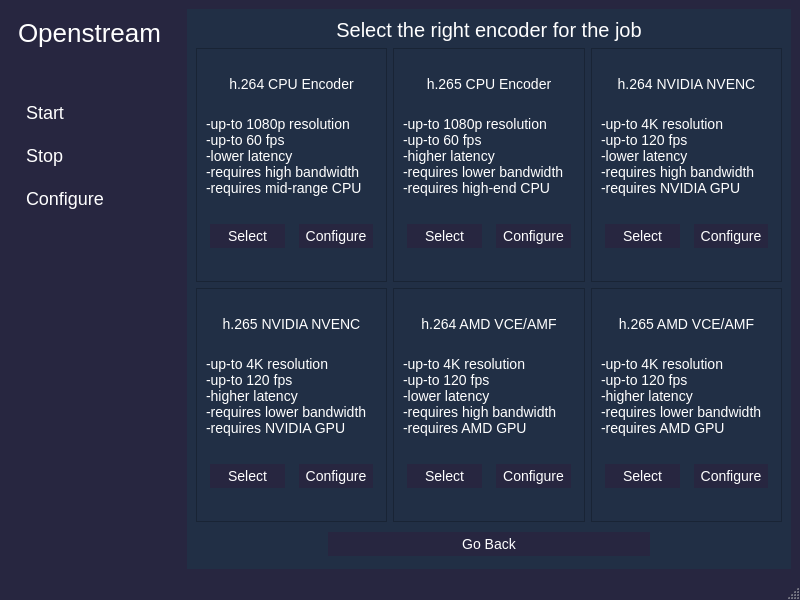
<?xml version="1.0" encoding="UTF-8"?>
<ui version="4.0">
 <class>OpenstreamMainWindow</class>
 <widget class="QMainWindow" name="OpenstreamMainWindow">
  <property name="geometry">
   <rect>
    <x>0</x>
    <y>0</y>
    <width>800</width>
    <height>600</height>
   </rect>
  </property>
  <property name="windowTitle">
   <string>MainWindow</string>
  </property>
  <property name="styleSheet">
   <string notr="true">QMainWindow {
background-color: #272640;
}

QInputDialog {
background-color: #272640;
font: &quot;Open Sans Semibold&quot;;
color: #ffffff;
}

QInputDialog QPushButton {
background-color: #272640;
font: &quot;Open Sans&quot;;
color: #ffffff;
}

QInputDialog QPushButton:hover {
 background-color: #006466;
}

QInputDialog QLabel {
font: &quot;Open Sans Light&quot;;
color: #ffffff;
}

</string>
  </property>
  <widget class="QWidget" name="centralwidget">
   <layout class="QHBoxLayout" name="horizontalLayout">
    <item>
     <widget class="QWidget" name="sidebar_widget" native="true">
      <property name="sizePolicy">
       <sizepolicy hsizetype="Preferred" vsizetype="Preferred">
        <horstretch>2</horstretch>
        <verstretch>0</verstretch>
       </sizepolicy>
      </property>
      <property name="styleSheet">
       <string notr="true">#sidebar_widget {
background-color: #272640;
border-color: rgb(204, 197, 185);
}</string>
      </property>
      <layout class="QVBoxLayout" name="verticalLayout">
       <item>
        <widget class="QLabel" name="sidebar_title_label">
         <property name="sizePolicy">
          <sizepolicy hsizetype="Preferred" vsizetype="Minimum">
           <horstretch>10</horstretch>
           <verstretch>0</verstretch>
          </sizepolicy>
         </property>
         <property name="styleSheet">
          <string notr="true">color: rgb(255, 255, 255);
font: &quot;Open Sans Semibold&quot;;
font-size: 26px;</string>
         </property>
         <property name="text">
          <string>Openstream</string>
         </property>
         <property name="alignment">
          <set>Qt::AlignLeading|Qt::AlignLeft|Qt::AlignTop</set>
         </property>
        </widget>
       </item>
       <item>
        <spacer name="verticalSpacer_3">
         <property name="orientation">
          <enum>Qt::Vertical</enum>
         </property>
         <property name="sizeType">
          <enum>QSizePolicy::Minimum</enum>
         </property>
         <property name="sizeHint" stdset="0">
          <size>
           <width>20</width>
           <height>40</height>
          </size>
         </property>
        </spacer>
       </item>
       <item>
        <widget class="QPushButton" name="start_button">
         <property name="sizePolicy">
          <sizepolicy hsizetype="Expanding" vsizetype="Preferred">
           <horstretch>1</horstretch>
           <verstretch>0</verstretch>
          </sizepolicy>
         </property>
         <property name="styleSheet">
          <string notr="true">#start_button {
  background-color: #272640;
  color: #FFFFFF;
  text-align: left;
  font-size: 18px;
  padding: 4px;
  margin: 4px;
  font: &quot;Open Sans Light&quot;;
  border: none;
}

#start_button:hover {
  background-color: #006466;
}</string>
         </property>
         <property name="text">
          <string>Start</string>
         </property>
         <property name="icon">
          <iconset resource="../openstreamapp.qrc">
           <normaloff>:/images/on-ic.png</normaloff>:/images/on-ic.png</iconset>
         </property>
        </widget>
       </item>
       <item>
        <widget class="QPushButton" name="stop_button">
		 <property name="enabled">
          <bool>true</bool>
         </property>
         <property name="sizePolicy">
          <sizepolicy hsizetype="Expanding" vsizetype="Preferred">
           <horstretch>1</horstretch>
           <verstretch>0</verstretch>
          </sizepolicy>
         </property>
         <property name="styleSheet">
          <string notr="true">#stop_button {
  background-color: #272640;
  color: #FFFFFF;
  text-align: left;
  font-size: 18px;
  padding: 4px;
  margin: 4px;
  font: &quot;Open Sans&quot;;
  border: none;
}

#stop_button:hover {
  background-color: #006466;
}</string>
         </property>
         <property name="text">
          <string>Stop</string>
         </property>
         <property name="icon">
          <iconset resource="../openstreamapp.qrc">
           <normaloff>:/images/off-ic.png</normaloff>:/images/off-ic.png</iconset>
         </property>
        </widget>
       </item>
       <item>
        <widget class="QPushButton" name="configure_button">
         <property name="sizePolicy">
          <sizepolicy hsizetype="Expanding" vsizetype="Preferred">
           <horstretch>1</horstretch>
           <verstretch>0</verstretch>
          </sizepolicy>
         </property>
         <property name="styleSheet">
          <string notr="true">#configure_button {
  background-color: #272640;
  color: #FFFFFF;
  text-align: left;
  font-size: 18px;
  padding: 4px;
  margin: 4px;
  font: &quot;Open Sans&quot;;
  border: none;
}

#configure_button:hover {
  background-color: #006466;
}</string>
         </property>
         <property name="text">
          <string>Configure</string>
         </property>
         <property name="icon">
          <iconset resource="../openstreamapp.qrc">
           <normaloff>:/images/configure-ic.png</normaloff>:/images/configure-ic.png</iconset>
         </property>
        </widget>
       </item>
       <item>
        <spacer name="verticalSpacer_2">
         <property name="orientation">
          <enum>Qt::Vertical</enum>
         </property>
         <property name="sizeType">
          <enum>QSizePolicy::Expanding</enum>
         </property>
         <property name="sizeHint" stdset="0">
          <size>
           <width>20</width>
           <height>296</height>
          </size>
         </property>
        </spacer>
       </item>
      </layout>
     </widget>
    </item>
    <item>
     <widget class="QStackedWidget" name="main_area_widget">
      <property name="sizePolicy">
       <sizepolicy hsizetype="Preferred" vsizetype="Preferred">
        <horstretch>7</horstretch>
        <verstretch>0</verstretch>
       </sizepolicy>
      </property>
      <property name="styleSheet">
       <string notr="true">background-color: #212f45;</string>
      </property>
      <property name="currentIndex">
       <number>1</number>
      </property>
      <widget class="QWidget" name="page">
       <layout class="QVBoxLayout" name="verticalLayout_2">
        <item>
         <spacer name="verticalSpacer">
          <property name="orientation">
           <enum>Qt::Vertical</enum>
          </property>
          <property name="sizeHint" stdset="0">
           <size>
            <width>20</width>
            <height>40</height>
           </size>
          </property>
         </spacer>
        </item>
        <item>
         <layout class="QHBoxLayout" name="horizontalLayout_3">
          <item>
           <widget class="QLabel" name="label_2">
            <property name="text">
             <string/>
            </property>
            <property name="pixmap">
             <pixmap resource="../openstreamapp.qrc">:/images/terminal-ic.png</pixmap>
            </property>
           </widget>
          </item>
          <item>
           <widget class="QLabel" name="console_output_label">
            <property name="sizePolicy">
             <sizepolicy hsizetype="Fixed" vsizetype="Minimum">
              <horstretch>10</horstretch>
              <verstretch>0</verstretch>
             </sizepolicy>
            </property>
            <property name="styleSheet">
             <string notr="true">color: rgb(255, 255, 255);
font: &quot;Open Sans&quot;;
font-size: 18px;</string>
            </property>
            <property name="text">
             <string>Console output</string>
            </property>
            <property name="alignment">
             <set>Qt::AlignLeading|Qt::AlignLeft|Qt::AlignTop</set>
            </property>
           </widget>
          </item>
          <item>
           <spacer name="horizontalSpacer">
            <property name="orientation">
             <enum>Qt::Horizontal</enum>
            </property>
            <property name="sizeHint" stdset="0">
             <size>
              <width>338</width>
              <height>20</height>
             </size>
            </property>
           </spacer>
          </item>
         </layout>
        </item>
        <item>
         <widget class="QTextEdit" name="main_area_console_output">
          <property name="sizePolicy">
           <sizepolicy hsizetype="Expanding" vsizetype="Expanding">
            <horstretch>0</horstretch>
            <verstretch>1</verstretch>
           </sizepolicy>
          </property>
          <property name="styleSheet">
           <string notr="true">QTextEdit {
background-color: rgb(241, 250, 238);
color: rgb(0, 0, 0);
font: &quot;Open Sans&quot;;
font-weight: semi-bold;
font-size: 13px;
selection-background-color: lightblue;
}
QScrollBar:vertical {          
border: 1px solid #999999;
background:white;
width:10px;    
margin: 0px 0px 0px 0px;
}
    
QScrollBar::handle:vertical {
background: #006466;
min-height: 0px;
}
QScrollBar::add-line:vertical {
background: #006466;
height: 0px;
subcontrol-position: bottom;
subcontrol-origin: margin;
}
QScrollBar::sub-line:vertical {
background: #006466;
height: 0 px;
subcontrol-position: top;
subcontrol-origin: margin;
}
QMenu {
color: #ffffff;
}
</string>
          </property>
         </widget>
        </item>
        <item>
         <layout class="QHBoxLayout" name="horizontalLayout_2">
          <item>
           <widget class="QLabel" name="main_area_status_label">
            <property name="sizePolicy">
             <sizepolicy hsizetype="Expanding" vsizetype="Preferred">
              <horstretch>0</horstretch>
              <verstretch>0</verstretch>
             </sizepolicy>
            </property>
            <property name="styleSheet">
             <string notr="true">color: rgb(255, 255, 255);
font: 8pt &quot;Open Sans&quot;;
font-size: 14px;</string>
            </property>
            <property name="text">
             <string>Server Up</string>
            </property>
           </widget>
          </item>
          <item>
           <spacer name="verticalSpacer_4">
            <property name="orientation">
             <enum>Qt::Vertical</enum>
            </property>
            <property name="sizeHint" stdset="0">
             <size>
              <width>20</width>
              <height>40</height>
             </size>
            </property>
           </spacer>
          </item>
          <item>
           <spacer name="horizontalSpacer_2">
            <property name="orientation">
             <enum>Qt::Horizontal</enum>
            </property>
            <property name="sizeHint" stdset="0">
             <size>
              <width>40</width>
              <height>20</height>
             </size>
            </property>
           </spacer>
          </item>
         </layout>
        </item>
       </layout>
      </widget>
      <widget class="QWidget" name="page_2">
       <layout class="QVBoxLayout" name="verticalLayout_3">
        <item>
         <layout class="QHBoxLayout" name="horizontalLayout_4">
          <item>
           <spacer name="horizontalSpacer_3">
            <property name="orientation">
             <enum>Qt::Horizontal</enum>
            </property>
            <property name="sizeHint" stdset="0">
             <size>
              <width>40</width>
              <height>20</height>
             </size>
            </property>
           </spacer>
          </item>
          <item>
           <widget class="QLabel" name="config_panel_title_label">
            <property name="sizePolicy">
             <sizepolicy hsizetype="Preferred" vsizetype="Maximum">
              <horstretch>10</horstretch>
              <verstretch>0</verstretch>
             </sizepolicy>
            </property>
            <property name="styleSheet">
             <string notr="true">color: rgb(255, 255, 255);
font:  &quot;Open Sans&quot;;
font-size: 20px;</string>
            </property>
            <property name="text">
             <string>Select the right encoder for the job</string>
            </property>
            <property name="alignment">
             <set>Qt::AlignHCenter|Qt::AlignTop</set>
            </property>
           </widget>
          </item>
          <item>
           <spacer name="horizontalSpacer_4">
            <property name="orientation">
             <enum>Qt::Horizontal</enum>
            </property>
            <property name="sizeHint" stdset="0">
             <size>
              <width>40</width>
              <height>20</height>
             </size>
            </property>
           </spacer>
          </item>
         </layout>
        </item>
        <item>
         <layout class="QGridLayout" name="gridLayout">
          <item row="0" column="2">
           <widget class="QFrame" name="frame_3">
            <property name="frameShape">
             <enum>QFrame::StyledPanel</enum>
            </property>
            <property name="frameShadow">
             <enum>QFrame::Raised</enum>
            </property>
            <layout class="QVBoxLayout" name="verticalLayout_6">
             <item>
              <widget class="QLabel" name="sidebar_title_label_5">
               <property name="sizePolicy">
                <sizepolicy hsizetype="Preferred" vsizetype="Fixed">
                 <horstretch>10</horstretch>
                 <verstretch>0</verstretch>
                </sizepolicy>
               </property>
               <property name="styleSheet">
                <string notr="true">color: rgb(255, 255, 255);
font: 8pt &quot;Open Sans Extrabold&quot;;
font-size: 14px;</string>
               </property>
               <property name="text">
                <string>h.264 NVIDIA NVENC</string>
               </property>
               <property name="alignment">
                <set>Qt::AlignHCenter|Qt::AlignTop</set>
               </property>
              </widget>
             </item>
             <item>
              <widget class="QLabel" name="sidebar_title_label_11">
               <property name="sizePolicy">
                <sizepolicy hsizetype="Preferred" vsizetype="Maximum">
                 <horstretch>10</horstretch>
                 <verstretch>0</verstretch>
                </sizepolicy>
               </property>
               <property name="styleSheet">
                <string notr="true">color: rgb(255, 255, 255);
font: 8pt &quot;Open Sans Bold&quot;;
font-size: 14px;</string>
               </property>
               <property name="text">
                <string>-up-to 4K resolution
-up-to 120 fps
-lower latency
-requires high bandwidth
-requires NVIDIA GPU</string>
               </property>
               <property name="alignment">
                <set>Qt::AlignLeading|Qt::AlignLeft|Qt::AlignTop</set>
               </property>
              </widget>
             </item>
             <item>
              <layout class="QHBoxLayout" name="horizontalLayout_8">
               <item>
                <widget class="QPushButton" name="h264_NVENC_select_button">
                 <property name="font">
                  <font>
                   <pointsize>-1</pointsize>
                   <weight>50</weight>
                   <italic>false</italic>
                   <bold>false</bold>
                  </font>
                 </property>
                 <property name="styleSheet">
                  <string notr="true">#h264_NVENC_select_button {
  background-color: #272640;
  color: #FFFFFF;
  font-size: 14px;
  padding: 4px;
  margin: 4px;
  font: &quot;Open Sans&quot;;
  border: none;
}

#h264_NVENC_select_button:hover {
  background-color: #006466;
}</string>
                 </property>
                 <property name="text">
                  <string>Select</string>
                 </property>
                </widget>
               </item>
               <item>
                <widget class="QPushButton" name="h264_NVENC_configure_button">
                 <property name="styleSheet">
                  <string notr="true">#h264_NVENC_configure_button {
  background-color: #272640;
  color: #FFFFFF;
  font-size: 14px;
  padding: 4px;
  margin: 4px;
  font: &quot;Open Sans&quot;;
  border: none;
}

#h264_NVENC_configure_button:hover {
  background-color: #006466;
}</string>
                 </property>
                 <property name="text">
                  <string>Configure</string>
                 </property>
                </widget>
               </item>
              </layout>
             </item>
            </layout>
           </widget>
          </item>
          <item row="0" column="0">
           <widget class="QFrame" name="frame">
            <property name="sizePolicy">
             <sizepolicy hsizetype="Preferred" vsizetype="Preferred">
              <horstretch>0</horstretch>
              <verstretch>1</verstretch>
             </sizepolicy>
            </property>
            <property name="frameShape">
             <enum>QFrame::StyledPanel</enum>
            </property>
            <property name="frameShadow">
             <enum>QFrame::Raised</enum>
            </property>
            <layout class="QVBoxLayout" name="verticalLayout_4">
             <item>
              <widget class="QLabel" name="sidebar_title_label_3">
               <property name="sizePolicy">
                <sizepolicy hsizetype="Preferred" vsizetype="Fixed">
                 <horstretch>10</horstretch>
                 <verstretch>0</verstretch>
                </sizepolicy>
               </property>
               <property name="styleSheet">
                <string notr="true">color: rgb(255, 255, 255);
font: 8pt &quot;Open Sans Extrabold&quot;;
font-size: 14px;</string>
               </property>
               <property name="text">
                <string>h.264 CPU Encoder</string>
               </property>
               <property name="alignment">
                <set>Qt::AlignHCenter|Qt::AlignTop</set>
               </property>
              </widget>
             </item>
             <item>
              <widget class="QLabel" name="sidebar_title_label_9">
               <property name="sizePolicy">
                <sizepolicy hsizetype="Preferred" vsizetype="Maximum">
                 <horstretch>10</horstretch>
                 <verstretch>0</verstretch>
                </sizepolicy>
               </property>
               <property name="styleSheet">
                <string notr="true">color: rgb(255, 255, 255);
font: 8pt &quot;Open Sans Bold&quot;;
font-size: 14px;</string>
               </property>
               <property name="text">
                <string>-up-to 1080p resolution
-up-to 60 fps
-lower latency
-requires high bandwidth
-requires mid-range CPU</string>
               </property>
               <property name="alignment">
                <set>Qt::AlignLeading|Qt::AlignLeft|Qt::AlignTop</set>
               </property>
              </widget>
             </item>
             <item>
              <layout class="QHBoxLayout" name="horizontalLayout_5">
               <item>
                <widget class="QPushButton" name="h264_CPU_select_button">
                 <property name="font">
                  <font>
                   <pointsize>-1</pointsize>
                   <weight>50</weight>
                   <italic>false</italic>
                   <bold>false</bold>
                  </font>
                 </property>
                 <property name="styleSheet">
                  <string notr="true">#h264_CPU_select_button {
  background-color: #272640;
  color: #FFFFFF;
  font-size: 14px;
  padding: 4px;
  margin: 4px;
  font: &quot;Open Sans&quot;;
  border: none;
}

#h264_CPU_select_button:hover {
  background-color: #006466;
}</string>
                 </property>
                 <property name="text">
                  <string>Select</string>
                 </property>
                </widget>
               </item>
               <item>
                <widget class="QPushButton" name="h264_CPU_configuration_button">
                 <property name="styleSheet">
                  <string notr="true">#h264_CPU_configuration_button {
  background-color: #272640;
  color: #FFFFFF;
  font-size: 14px;
  padding: 4px;
  margin: 4px;
  font: &quot;Open Sans&quot;;
  border: none;
}

#h264_CPU_configuration_button:hover {
  background-color: #006466;
}</string>
                 </property>
                 <property name="text">
                  <string>Configure</string>
                 </property>
                </widget>
               </item>
              </layout>
             </item>
            </layout>
           </widget>
          </item>
          <item row="0" column="1">
           <widget class="QFrame" name="frame_2">
            <property name="frameShape">
             <enum>QFrame::StyledPanel</enum>
            </property>
            <property name="frameShadow">
             <enum>QFrame::Raised</enum>
            </property>
            <layout class="QVBoxLayout" name="verticalLayout_5">
             <item>
              <widget class="QLabel" name="sidebar_title_label_4">
               <property name="sizePolicy">
                <sizepolicy hsizetype="Preferred" vsizetype="Fixed">
                 <horstretch>10</horstretch>
                 <verstretch>0</verstretch>
                </sizepolicy>
               </property>
               <property name="styleSheet">
                <string notr="true">color: rgb(255, 255, 255);
font: 8pt &quot;Open Sans Extrabold&quot;;
font-size: 14px;</string>
               </property>
               <property name="text">
                <string>h.265 CPU Encoder</string>
               </property>
               <property name="alignment">
                <set>Qt::AlignHCenter|Qt::AlignTop</set>
               </property>
              </widget>
             </item>
             <item>
              <widget class="QLabel" name="sidebar_title_label_10">
               <property name="sizePolicy">
                <sizepolicy hsizetype="Preferred" vsizetype="Maximum">
                 <horstretch>10</horstretch>
                 <verstretch>0</verstretch>
                </sizepolicy>
               </property>
               <property name="styleSheet">
                <string notr="true">color: rgb(255, 255, 255);
font: 8pt &quot;Open Sans Bold&quot;;
font-size: 14px;</string>
               </property>
               <property name="text">
                <string>-up-to 1080p resolution
-up-to 60 fps
-higher latency
-requires lower bandwidth
-requires high-end CPU</string>
               </property>
               <property name="alignment">
                <set>Qt::AlignLeading|Qt::AlignLeft|Qt::AlignTop</set>
               </property>
              </widget>
             </item>
             <item>
              <layout class="QHBoxLayout" name="horizontalLayout_7">
               <item>
                <widget class="QPushButton" name="h265_CPU_select_button">
                 <property name="font">
                  <font>
                   <pointsize>-1</pointsize>
                   <weight>50</weight>
                   <italic>false</italic>
                   <bold>false</bold>
                  </font>
                 </property>
                 <property name="styleSheet">
                  <string notr="true">#h265_CPU_select_button {
  background-color: #272640;
  color: #FFFFFF;
  font-size: 14px;
  padding: 4px;
  margin: 4px;
  font: &quot;Open Sans&quot;;
  border: none;
}

#h265_CPU_select_button:hover {
  background-color: #006466;
}</string>
                 </property>
                 <property name="text">
                  <string>Select</string>
                 </property>
                </widget>
               </item>
               <item>
                <widget class="QPushButton" name="h265_CPU_configure_button">
                 <property name="styleSheet">
                  <string notr="true">#h265_CPU_configure_button {
  background-color: #272640;
  color: #FFFFFF;
  font-size: 14px;
  padding: 4px;
  margin: 4px;
  font: &quot;Open Sans&quot;;
  border: none;
}

#h265_CPU_configure_button:hover {
  background-color: #006466;
}</string>
                 </property>
                 <property name="text">
                  <string>Configure</string>
                 </property>
                </widget>
               </item>
              </layout>
             </item>
            </layout>
           </widget>
          </item>
         </layout>
        </item>
        <item>
         <layout class="QGridLayout" name="gridLayout_2">
          <item row="0" column="0">
           <widget class="QFrame" name="frame_4">
            <property name="sizePolicy">
             <sizepolicy hsizetype="Preferred" vsizetype="Preferred">
              <horstretch>0</horstretch>
              <verstretch>1</verstretch>
             </sizepolicy>
            </property>
            <property name="frameShape">
             <enum>QFrame::StyledPanel</enum>
            </property>
            <property name="frameShadow">
             <enum>QFrame::Raised</enum>
            </property>
            <layout class="QVBoxLayout" name="verticalLayout_7">
             <item>
              <widget class="QLabel" name="sidebar_title_label_6">
               <property name="sizePolicy">
                <sizepolicy hsizetype="Preferred" vsizetype="Fixed">
                 <horstretch>10</horstretch>
                 <verstretch>0</verstretch>
                </sizepolicy>
               </property>
               <property name="styleSheet">
                <string notr="true">color: rgb(255, 255, 255);
font: 8pt &quot;Open Sans Extrabold&quot;;
font-size: 14px;</string>
               </property>
               <property name="text">
                <string>h.265 NVIDIA NVENC</string>
               </property>
               <property name="alignment">
                <set>Qt::AlignHCenter|Qt::AlignTop</set>
               </property>
              </widget>
             </item>
             <item>
              <widget class="QLabel" name="sidebar_title_label_12">
               <property name="sizePolicy">
                <sizepolicy hsizetype="Preferred" vsizetype="Maximum">
                 <horstretch>10</horstretch>
                 <verstretch>0</verstretch>
                </sizepolicy>
               </property>
               <property name="styleSheet">
                <string notr="true">color: rgb(255, 255, 255);
font: 8pt &quot;Open Sans Bold&quot;;
font-size: 14px;</string>
               </property>
               <property name="text">
                <string>-up-to 4K resolution
-up-to 120 fps
-higher latency
-requires lower bandwidth
-requires NVIDIA GPU</string>
               </property>
               <property name="alignment">
                <set>Qt::AlignLeading|Qt::AlignLeft|Qt::AlignTop</set>
               </property>
              </widget>
             </item>
             <item>
              <layout class="QHBoxLayout" name="horizontalLayout_9">
               <item>
                <widget class="QPushButton" name="h265_NVENC_select_button">
                 <property name="font">
                  <font>
                   <pointsize>-1</pointsize>
                   <weight>50</weight>
                   <italic>false</italic>
                   <bold>false</bold>
                  </font>
                 </property>
                 <property name="styleSheet">
                  <string notr="true">#h265_NVENC_select_button {
  background-color: #272640;
  color: #FFFFFF;
  font-size: 14px;
  padding: 4px;
  margin: 4px;
  font: &quot;Open Sans&quot;;
  border: none;
}

#h265_NVENC_select_button:hover {
  background-color: #006466;
}</string>
                 </property>
                 <property name="text">
                  <string>Select</string>
                 </property>
                </widget>
               </item>
               <item>
                <widget class="QPushButton" name="h265_NVENC_configure_button">
                 <property name="styleSheet">
                  <string notr="true">#h265_NVENC_configure_button {
  background-color: #272640;
  color: #FFFFFF;
  font-size: 14px;
  padding: 4px;
  margin: 4px;
  font: &quot;Open Sans&quot;;
  border: none;
}

#h265_NVENC_configure_button:hover {
  background-color: #006466;
}</string>
                 </property>
                 <property name="text">
                  <string>Configure</string>
                 </property>
                </widget>
               </item>
              </layout>
             </item>
            </layout>
           </widget>
          </item>
          <item row="0" column="2">
           <widget class="QFrame" name="frame_6">
            <property name="frameShape">
             <enum>QFrame::StyledPanel</enum>
            </property>
            <property name="frameShadow">
             <enum>QFrame::Raised</enum>
            </property>
            <layout class="QVBoxLayout" name="verticalLayout_9">
             <item>
              <widget class="QLabel" name="sidebar_title_label_8">
               <property name="sizePolicy">
                <sizepolicy hsizetype="Preferred" vsizetype="Fixed">
                 <horstretch>10</horstretch>
                 <verstretch>0</verstretch>
                </sizepolicy>
               </property>
               <property name="styleSheet">
                <string notr="true">color: rgb(255, 255, 255);
font: 8pt &quot;Open Sans Extrabold&quot;;
font-size: 14px;</string>
               </property>
               <property name="text">
                <string>h.265 AMD VCE/AMF</string>
               </property>
               <property name="alignment">
                <set>Qt::AlignHCenter|Qt::AlignTop</set>
               </property>
              </widget>
             </item>
             <item>
              <widget class="QLabel" name="sidebar_title_label_14">
               <property name="sizePolicy">
                <sizepolicy hsizetype="Preferred" vsizetype="Maximum">
                 <horstretch>10</horstretch>
                 <verstretch>0</verstretch>
                </sizepolicy>
               </property>
               <property name="styleSheet">
                <string notr="true">color: rgb(255, 255, 255);
font: 8pt &quot;Open Sans Bold&quot;;
font-size: 14px;</string>
               </property>
               <property name="text">
                <string>-up-to 4K resolution
-up-to 120 fps
-higher latency
-requires lower bandwidth
-requires AMD GPU</string>
               </property>
               <property name="alignment">
                <set>Qt::AlignLeading|Qt::AlignLeft|Qt::AlignTop</set>
               </property>
              </widget>
             </item>
             <item>
              <layout class="QHBoxLayout" name="horizontalLayout_11">
               <item>
                <widget class="QPushButton" name="h265_AMD_select_button">
                 <property name="enabled">
                  <bool>true</bool>
                 </property>
                 <property name="font">
                  <font>
                   <pointsize>-1</pointsize>
                   <weight>50</weight>
                   <italic>false</italic>
                   <bold>false</bold>
                  </font>
                 </property>
                 <property name="styleSheet">
                  <string notr="true">#h265_AMD_select_button {
  background-color: #272640;
  color: #FFFFFF;
  font-size: 14px;
  padding: 4px;
  margin: 4px;
  font: &quot;Open Sans&quot;;
  border: none;
}

#h265_AMD_select_button:hover {
  background-color: #006466;
}</string>
                 </property>
                 <property name="text">
                  <string>Select</string>
                 </property>
                </widget>
               </item>
               <item>
                <widget class="QPushButton" name="h265_AMD_configure_button">
                 <property name="enabled">
                  <bool>true</bool>
                 </property>
                 <property name="styleSheet">
                  <string notr="true">#h265_AMD_configure_button {
  background-color: #272640;
  color: #FFFFFF;
  font-size: 14px;
  padding: 4px;
  margin: 4px;
  font: &quot;Open Sans&quot;;
  border: none;
}

#h265_AMD_configure_button:hover {
  background-color: #006466;
}</string>
                 </property>
                 <property name="text">
                  <string>Configure</string>
                 </property>
                </widget>
               </item>
              </layout>
             </item>
            </layout>
           </widget>
          </item>
          <item row="0" column="1">
           <widget class="QFrame" name="frame_5">
            <property name="frameShape">
             <enum>QFrame::StyledPanel</enum>
            </property>
            <property name="frameShadow">
             <enum>QFrame::Raised</enum>
            </property>
            <layout class="QVBoxLayout" name="verticalLayout_8">
             <item>
              <widget class="QLabel" name="sidebar_title_label_7">
               <property name="sizePolicy">
                <sizepolicy hsizetype="Preferred" vsizetype="Fixed">
                 <horstretch>10</horstretch>
                 <verstretch>0</verstretch>
                </sizepolicy>
               </property>
               <property name="styleSheet">
                <string notr="true">color: rgb(255, 255, 255);
font: 8pt &quot;Open Sans Extrabold&quot;;
font-size: 14px;</string>
               </property>
               <property name="text">
                <string>h.264 AMD VCE/AMF</string>
               </property>
               <property name="alignment">
                <set>Qt::AlignHCenter|Qt::AlignTop</set>
               </property>
              </widget>
             </item>
             <item>
              <widget class="QLabel" name="sidebar_title_label_13">
               <property name="sizePolicy">
                <sizepolicy hsizetype="Preferred" vsizetype="Maximum">
                 <horstretch>10</horstretch>
                 <verstretch>0</verstretch>
                </sizepolicy>
               </property>
               <property name="styleSheet">
                <string notr="true">color: rgb(255, 255, 255);
font: 8pt &quot;Open Sans Bold&quot;;
font-size: 14px;</string>
               </property>
               <property name="text">
                <string>-up-to 4K resolution
-up-to 120 fps
-lower latency
-requires high bandwidth
-requires AMD GPU</string>
               </property>
               <property name="alignment">
                <set>Qt::AlignLeading|Qt::AlignLeft|Qt::AlignTop</set>
               </property>
              </widget>
             </item>
             <item>
              <layout class="QHBoxLayout" name="horizontalLayout_10">
               <item>
                <widget class="QPushButton" name="h264_AMD_select_button">
                 <property name="enabled">
                  <bool>true</bool>
                 </property>
                 <property name="font">
                  <font>
                   <pointsize>-1</pointsize>
                   <weight>50</weight>
                   <italic>false</italic>
                   <bold>false</bold>
                  </font>
                 </property>
                 <property name="styleSheet">
                  <string notr="true">#h264_AMD_select_button {
  background-color: #272640;
  color: #FFFFFF;
  font-size: 14px;
  padding: 4px;
  margin: 4px;
  font: &quot;Open Sans&quot;;
  border: none;
}

#h264_AMD_select_button:hover {
  background-color: #006466;
}</string>
                 </property>
                 <property name="text">
                  <string>Select</string>
                 </property>
                </widget>
               </item>
               <item>
                <widget class="QPushButton" name="h264_AMD_configure_button">
                 <property name="enabled">
                  <bool>true</bool>
                 </property>
                 <property name="styleSheet">
                  <string notr="true">#h264_AMD_configure_button {
  background-color: #272640;
  color: #FFFFFF;
  font-size: 14px;
  padding: 4px;
  margin: 4px;
  font: &quot;Open Sans&quot;;
  border: none;
}

#h264_AMD_configure_button:hover {
  background-color: #006466;
}</string>
                 </property>
                 <property name="text">
                  <string>Configure</string>
                 </property>
                </widget>
               </item>
              </layout>
             </item>
            </layout>
           </widget>
          </item>
         </layout>
        </item>
        <item>
         <layout class="QHBoxLayout" name="horizontalLayout_12">
          <item>
           <spacer name="horizontalSpacer_5">
            <property name="orientation">
             <enum>Qt::Horizontal</enum>
            </property>
            <property name="sizeHint" stdset="0">
             <size>
              <width>128</width>
              <height>20</height>
             </size>
            </property>
           </spacer>
          </item>
          <item>
           <widget class="QPushButton" name="go_back_config_button">
            <property name="sizePolicy">
             <sizepolicy hsizetype="Minimum" vsizetype="Fixed">
              <horstretch>1</horstretch>
              <verstretch>0</verstretch>
             </sizepolicy>
            </property>
            <property name="styleSheet">
             <string notr="true">#go_back_config_button {
  background-color: #272640;
  color: #FFFFFF;
  font-size: 14px;
  padding: 4px;
  margin: 4px;
  font: &quot;Open Sans&quot;;
  border: none;
}

#go_back_config_button:hover {
  background-color: #006466;
}</string>
            </property>
            <property name="text">
             <string>Go Back</string>
            </property>
            <property name="icon">
             <iconset resource="../openstreamapp.qrc">
              <normaloff>:/images/go-back-arrow.png</normaloff>:/images/go-back-arrow.png</iconset>
            </property>
           </widget>
          </item>
          <item>
           <spacer name="horizontalSpacer_6">
            <property name="orientation">
             <enum>Qt::Horizontal</enum>
            </property>
            <property name="sizeHint" stdset="0">
             <size>
              <width>128</width>
              <height>20</height>
             </size>
            </property>
           </spacer>
          </item>
         </layout>
        </item>
       </layout>
      </widget>
     </widget>
    </item>
   </layout>
  </widget>
  <widget class="QStatusBar" name="statusbar"/>
 </widget>
 <resources>
  <include location="../openstreamapp.qrc"/>
 </resources>
 <connections/>
</ui>
